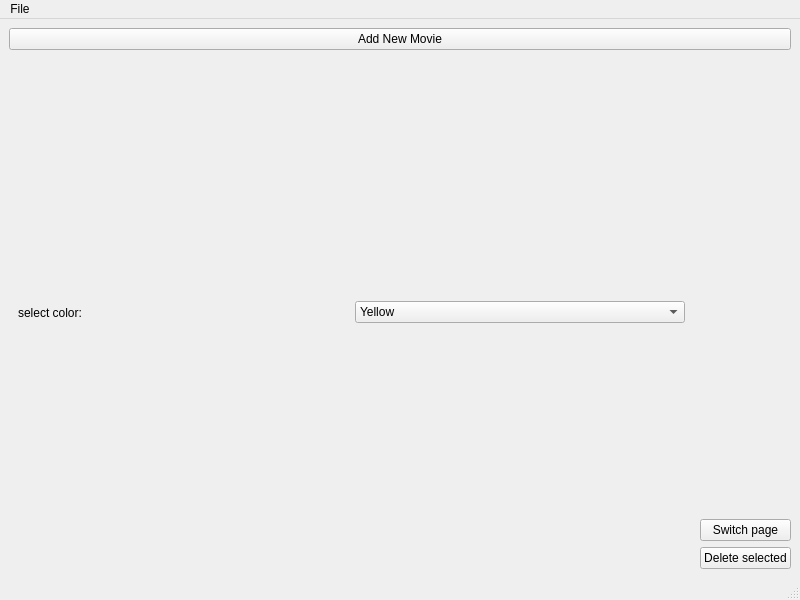
<?xml version="1.0" encoding="UTF-8"?>
<ui version="4.0">
 <class>MovieTracker</class>
 <widget class="QMainWindow" name="MovieTracker">
  <property name="geometry">
   <rect>
    <x>0</x>
    <y>0</y>
    <width>800</width>
    <height>600</height>
   </rect>
  </property>
  <property name="windowTitle">
   <string>MovieTracker</string>
  </property>
  <widget class="QWidget" name="centralwidget">
   <layout class="QVBoxLayout" name="verticalLayout_2">
    <item>
     <widget class="QPushButton" name="pushButton">
      <property name="text">
       <string>Add New Movie</string>
      </property>
     </widget>
    </item>
    <item>
     <layout class="QHBoxLayout" name="horizontalLayout">
      <item>
       <widget class="QStackedWidget" name="stackedWidget">
        <property name="currentIndex">
         <number>1</number>
        </property>
        <widget class="QWidget" name="page">
         <layout class="QHBoxLayout" name="horizontalLayout_3">
          <item>
           <widget class="QListWidget" name="listWidget"/>
          </item>
         </layout>
        </widget>
        <widget class="QWidget" name="page_2">
         <layout class="QHBoxLayout" name="horizontalLayout_2">
          <item>
           <widget class="QLabel" name="label">
            <property name="text">
             <string>select color:</string>
            </property>
           </widget>
          </item>
          <item>
           <widget class="QComboBox" name="comboBox">
            <item>
             <property name="text">
              <string>Yellow</string>
             </property>
            </item>
            <item>
             <property name="text">
              <string>Red</string>
             </property>
            </item>
            <item>
             <property name="text">
              <string>Green</string>
             </property>
            </item>
            <item>
             <property name="text">
              <string>Blue</string>
             </property>
            </item>
           </widget>
          </item>
         </layout>
        </widget>
       </widget>
      </item>
      <item>
       <layout class="QVBoxLayout" name="verticalLayout">
        <item>
         <spacer name="verticalSpacer">
          <property name="orientation">
           <enum>Qt::Orientation::Vertical</enum>
          </property>
          <property name="sizeHint" stdset="0">
           <size>
            <width>20</width>
            <height>40</height>
           </size>
          </property>
         </spacer>
        </item>
        <item>
         <widget class="QPushButton" name="pushButton_3">
          <property name="text">
           <string>Switch page</string>
          </property>
         </widget>
        </item>
        <item>
         <widget class="QPushButton" name="pushButton_2">
          <property name="text">
           <string>Delete selected</string>
          </property>
         </widget>
        </item>
       </layout>
      </item>
     </layout>
    </item>
   </layout>
  </widget>
  <widget class="QMenuBar" name="menubar">
   <property name="geometry">
    <rect>
     <x>0</x>
     <y>0</y>
     <width>800</width>
     <height>25</height>
    </rect>
   </property>
   <widget class="QMenu" name="menuFile">
    <property name="title">
     <string>File</string>
    </property>
    <addaction name="actionOpen"/>
    <addaction name="actionSave"/>
   </widget>
   <addaction name="menuFile"/>
  </widget>
  <widget class="QStatusBar" name="statusbar"/>
  <action name="actionOpen">
   <property name="text">
    <string>Open</string>
   </property>
  </action>
  <action name="actionSave">
   <property name="text">
    <string>Save</string>
   </property>
  </action>
 </widget>
 <resources/>
 <connections/>
</ui>
